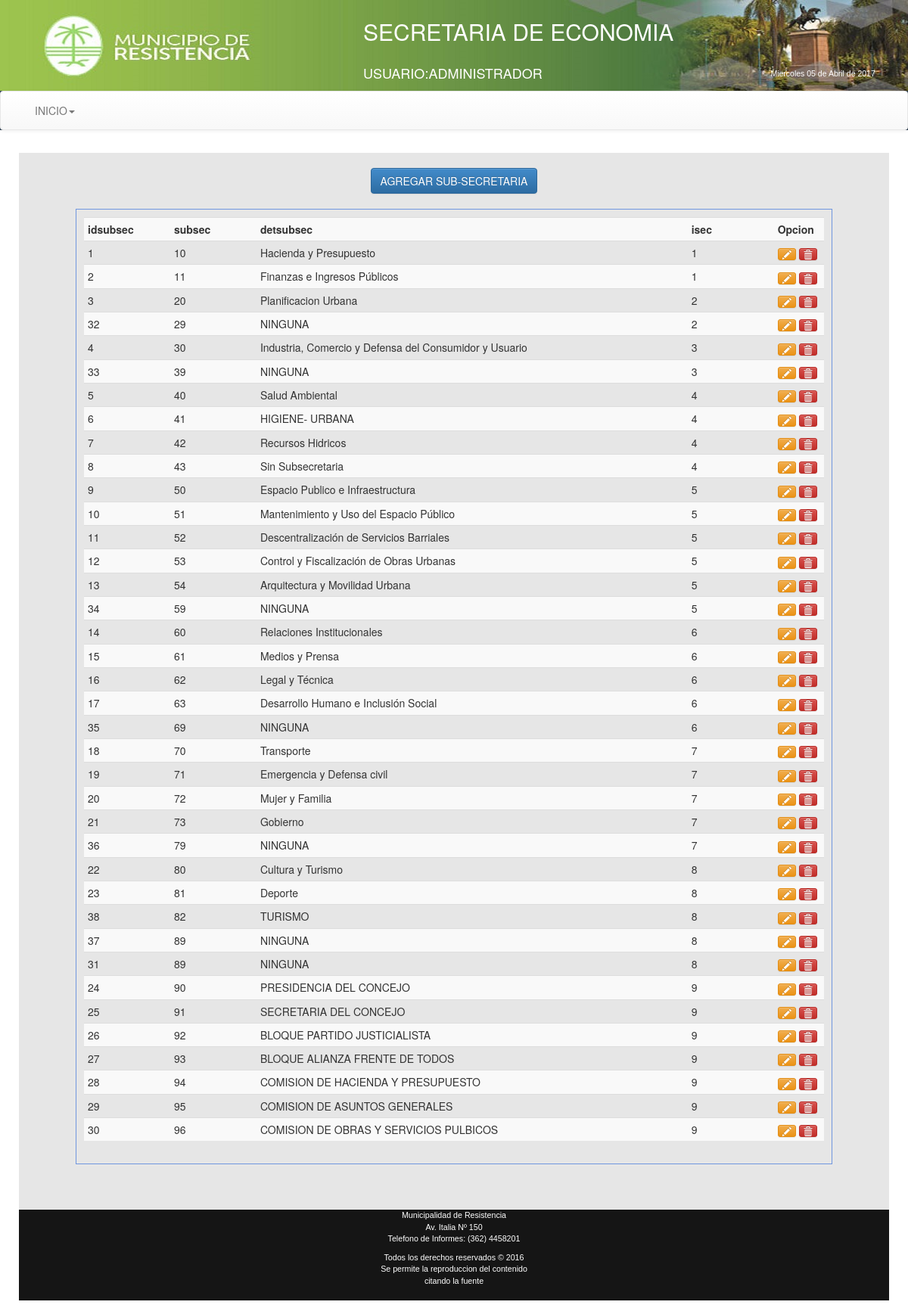
Page /Economia/views/frmConfigSSec.php (signed in) on the committed database.
### tables this page shows
CREATE TABLE `subsecretarias` (
  `idsubsec` int(11) NOT NULL AUTO_INCREMENT,
  `subsec` int(11) NOT NULL,
  `detsubsec` varchar(80) NOT NULL,
  `isec` int(11) NOT NULL,
  PRIMARY KEY (`idsubsec`)
);

### Economia/views/frmConfigSSec.php (the view, shortened to what this page needs)
<!DOCTYPE html PUBLIC "-//W3C//DTD XHTML 1.0 Transitional//EN" "http://www.w3.org/TR/xhtml1/DTD/xhtml1-transitional.dtd">
<html xmlns="http://www.w3.org/1999/xhtml">
<head>
<link rel="stylesheet" type="text/css" href="../css/estilo.css" media="screen">
<link rel="stylesheet" type="text/css" href="../bootstrap/css/bootstrap.css">
<link rel="stylesheet" type="text/css" href="../bootstrap/css/bootstrap.min.css">
<link rel="stylesheet" type="text/css" href="../bootstrap/css/bootstrap-theme.css">
<link rel="stylesheet" type="text/css" href="../bootstrap/css/bootstrap-theme.min.css">
</head>
<body class="body" style=" background-image: url(../images/bgcity.jpg);
  background-attachment: fixed;">
<header>
<table width="100%" height="120" border="0" background="../images/header2015.jpg">
<tr><td width="40%"></td>
<td><div align="left" style="color:#ffffff;" ><p><h2>SECRETARIA DE ECONOMIA</h2></p>
 </div></td>
</tr>
<tr><td width="40%"></td>
<td><div align="left" style="color:#ffffff;" ><p><h4>USUARIO:<?php echo $_SESSION["apynom"]?></h4></p>
 </div></td>
 <td><div align="left" style="color:#ffffff;" >
<p><h5>
</h5></p>
 </div></td>
</tr>
</table>
<nav class="navbar navbar-default">
<div class="container-fluid">
<div class="collapse navbar-collapse" id="navbar-1">
 <ul class="nav navbar-nav">
 <li class="dropdown">
   <a href="#" class="dropdown-toggle" data-toggle="dropdown" role="button">INICIO<span class="caret"></span></a>
 </li>
 </ul>
 </div>
 </div>
 </nav>
</header>
<div class="container"
style="background-color:#E6E6E6;border-radius: 10px 10px 10px 10px;
-moz-border-radius: 10px 10px 10px 10px;
-webkit-border-radius: 10px 10px 10px 10px;
border: 10px solid #ffffff;">
<body>
<section>
  <table border="0" align="center">
   <tr>
    <td width="100"><button id="nueva-factura" class="btn btn-primary">AGREGAR SUB-SECRETARIA</button></td>
   </tr>
  </table>
 </section>
    <div class="registros" id="agrega-registros">
        <table class="table table-striped table-condensed table-hover">
         <tr>
          <th width="100">idsubsec</th>
          <th width="100">subsec</th>
          <th width="500">detsubsec</th>
          <th width="100">isec</th>
          <th width="20">Opcion</th>
         </tr>
          <?php
            $conexion=Conectarse();
            $queryu="SELECT * FROM subsecretarias ORDER BY isec asc, subsec asc";
            $registro = mysqli_query($conexion,$queryu);
            while($registro2 = mysqli_fetch_array($registro)){
              echo '<tr>
                    <td>'.$registro2['idsubsec'].'</td>
                    <td>'.$registro2['subsec'].'</td>
                    <td>'.$registro2['detsubsec'].'</td>
                    <td>'.$registro2['isec'].'</td>
                    <td><a href="javascript:editarSSec('.$registro2['idsubsec'].');" class="btn btn-warning btn-xs"><i class="glyphicon glyphicon-pencil"></i></a>
                        <a href="javascript:eliminarSSec('.$registro2['idsubsec'].');" class="btn btn-danger btn-xs"><i class="glyphicon glyphicon-trash"></i></a>
                    </td>
                    </tr>';
            }
        ?>
       </table>
    </div>
    <br>
<br><br>
<small>
<div class="row" style="height:120px; background-color:#151515;color:#ffffff; font-family:Arial;font-size:8pt;">
<div class="col-md-12" align="center">
    <p>Municipalidad de Resistencia<br />
    Av. Italia Nº 150<br />
    Telefono de Informes: (362) 4458201</p>
    <p>Todos los derechos reservados &copy; 2016<br />
      Se permite la reproduccion del contenido<br />
      citando la fuente
    </p>
  </div>
</div>
</small>
</body>
</div>
</html>

### Economia/css/estilo.css (style rules this page uses)
body { background:#2c3e50; color:#fff; margin:0px; font-family:"Trebuchet MS", Arial, Helvetica, sans-serif; min-width:1000px; }
header { background:#2c3e50; color:#fff; }
section { margin-top:20px; }
.registros { margin:auto; width:1000px; margin-top:20px; border:1px solid #6F96DF; height:auto; padding:10px; }

### rows in the picture
subsecretarias: idsubsec "1", subsec "10", detsubsec "Hacienda y Presupuesto", isec "1"
subsecretarias: idsubsec "2", subsec "11", detsubsec "Finanzas e Ingresos Públicos", isec "1"
subsecretarias: idsubsec "3", subsec "20", detsubsec "Planificacion Urbana", isec "2"
subsecretarias: idsubsec "32", subsec "29", detsubsec "NINGUNA", isec "2"
subsecretarias: idsubsec "4", subsec "30", detsubsec "Industria, Comercio y Defensa del Consumidor y Usuario", isec "3"
subsecretarias: idsubsec "33", subsec "39", detsubsec "NINGUNA", isec "3"
subsecretarias: idsubsec "5", subsec "40", detsubsec "Salud Ambiental", isec "4"
subsecretarias: idsubsec "6", subsec "41", detsubsec "HIGIENE- URBANA", isec "4"
subsecretarias: idsubsec "7", subsec "42", detsubsec "Recursos Hidricos", isec "4"
subsecretarias: idsubsec "8", subsec "43", detsubsec "Sin Subsecretaria", isec "4"
subsecretarias: idsubsec "9", subsec "50", detsubsec "Espacio Publico e Infraestructura", isec "5"
subsecretarias: idsubsec "10", subsec "51", detsubsec "Mantenimiento y Uso del Espacio Público", isec "5"
subsecretarias: idsubsec "11", subsec "52", detsubsec "Descentralización de Servicios Barriales", isec "5"
subsecretarias: idsubsec "12", subsec "53", detsubsec "Control y Fiscalización de Obras Urbanas", isec "5"
subsecretarias: idsubsec "13", subsec "54", detsubsec "Arquitectura y Movilidad Urbana", isec "5"
subsecretarias: idsubsec "34", subsec "59", detsubsec "NINGUNA", isec "5"
subsecretarias: idsubsec "14", subsec "60", detsubsec "Relaciones Institucionales", isec "6"
subsecretarias: idsubsec "15", subsec "61", detsubsec "Medios y Prensa", isec "6"
subsecretarias: idsubsec "16", subsec "62", detsubsec "Legal y Técnica", isec "6"
subsecretarias: idsubsec "17", subsec "63", detsubsec "Desarrollo Humano e Inclusión Social", isec "6"
subsecretarias: idsubsec "35", subsec "69", detsubsec "NINGUNA", isec "6"
subsecretarias: idsubsec "18", subsec "70", detsubsec "Transporte", isec "7"
subsecretarias: idsubsec "19", subsec "71", detsubsec "Emergencia y Defensa civil", isec "7"
subsecretarias: idsubsec "20", subsec "72", detsubsec "Mujer y Familia", isec "7"
subsecretarias: idsubsec "21", subsec "73", detsubsec "Gobierno", isec "7"
subsecretarias: idsubsec "36", subsec "79", detsubsec "NINGUNA", isec "7"
subsecretarias: idsubsec "22", subsec "80", detsubsec "Cultura y Turismo", isec "8"
subsecretarias: idsubsec "23", subsec "81", detsubsec "Deporte", isec "8"
subsecretarias: idsubsec "38", subsec "82", detsubsec "TURISMO", isec "8"
subsecretarias: idsubsec "37", subsec "89", detsubsec "NINGUNA", isec "8"
subsecretarias: idsubsec "31", subsec "89", detsubsec "NINGUNA", isec "8"
subsecretarias: idsubsec "24", subsec "90", detsubsec "PRESIDENCIA DEL CONCEJO", isec "9"
subsecretarias: idsubsec "25", subsec "91", detsubsec "SECRETARIA DEL CONCEJO", isec "9"
subsecretarias: idsubsec "26", subsec "92", detsubsec "BLOQUE PARTIDO JUSTICIALISTA", isec "9"
subsecretarias: idsubsec "27", subsec "93", detsubsec "BLOQUE ALIANZA FRENTE DE TODOS", isec "9"
subsecretarias: idsubsec "28", subsec "94", detsubsec "COMISION DE HACIENDA Y PRESUPUESTO", isec "9"
subsecretarias: idsubsec "29", subsec "95", detsubsec "COMISION DE ASUNTOS GENERALES", isec "9"
subsecretarias: idsubsec "30", subsec "96", detsubsec "COMISION DE OBRAS Y SERVICIOS PULBICOS", isec "9"

### other values in the picture
$_SESSION["apynom"] "ADMINISTRADOR"
